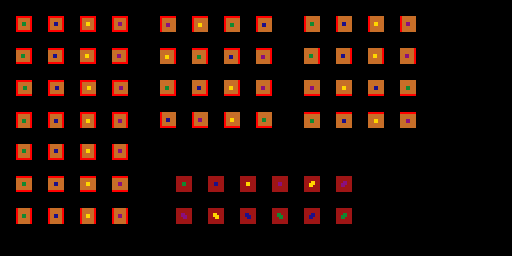

Below is a game level as drawn by its tile map, then a one-line description and the .tmx that defines it (tile-layer data replaced by summaries):
An orthogonal 32x16 tile map with 16x16 px tiles, 14 tile layers (regions, input_Template, output1_Template, output2_Template, ...).

<map version="1.9" tiledversion="1.9.2" orientation="orthogonal" renderorder="right-down" width="32" height="16" tilewidth="16" tileheight="16" infinite="0" nextlayerid="19" nextobjectid="1">
 <properties>
  <property name="MatchOutsideMap" type="bool" value="true" />
  <property name="NoOverlappingOutput" type="bool" value="true" />
  <property name="OverflowBorder" type="bool" value="true" />
  <property name="WrapBorder" type="bool" value="true" />
 </properties>
 <tileset firstgid="1" source="Template.tsx" />
 <layer id="1" name="regions" width="32" height="16">
  <data>[512 cells, 0 non-empty, 0 distinct tile ids]</data>
 </layer>
 <layer id="2" name="input_Template" width="32" height="16">
  <data>[512 cells, 72 non-empty, 16 distinct tile ids]</data>
 </layer>
 <layer id="7" name="output1_Template" width="32" height="16">
  <data>[512 cells, 16 non-empty, 16 distinct tile ids]</data>
 </layer>
 <layer id="8" name="output2_Template" width="32" height="16">
  <data>[512 cells, 16 non-empty, 16 distinct tile ids]</data>
 </layer>
 <layer id="9" name="output3_Template" width="32" height="16">
  <data>[512 cells, 16 non-empty, 16 distinct tile ids]</data>
 </layer>
 <layer id="10" name="output4_Template" width="32" height="16">
  <data>[512 cells, 16 non-empty, 16 distinct tile ids]</data>
 </layer>
 <layer id="11" name="output5_Template" width="32" height="16">
  <data>[512 cells, 1 non-empty, 1 distinct tile ids]</data>
 </layer>
 <layer id="12" name="output6_Template" width="32" height="16">
  <data>[512 cells, 1 non-empty, 1 distinct tile ids]</data>
 </layer>
 <layer id="13" name="output7_Template" width="32" height="16">
  <data>[512 cells, 1 non-empty, 1 distinct tile ids]</data>
 </layer>
 <layer id="14" name="output8_Template" width="32" height="16">
  <data>[512 cells, 1 non-empty, 1 distinct tile ids]</data>
 </layer>
 <layer id="15" name="output9_Template" width="32" height="16">
  <data>[512 cells, 1 non-empty, 1 distinct tile ids]</data>
 </layer>
 <layer id="16" name="output10_Template" width="32" height="16">
  <data>[512 cells, 1 non-empty, 1 distinct tile ids]</data>
 </layer>
 <layer id="17" name="output11_Template" width="32" height="16">
  <data>[512 cells, 1 non-empty, 1 distinct tile ids]</data>
 </layer>
 <layer id="18" name="output12_Template" width="32" height="16">
  <data>[512 cells, 1 non-empty, 1 distinct tile ids]</data>
 </layer>
</map>
